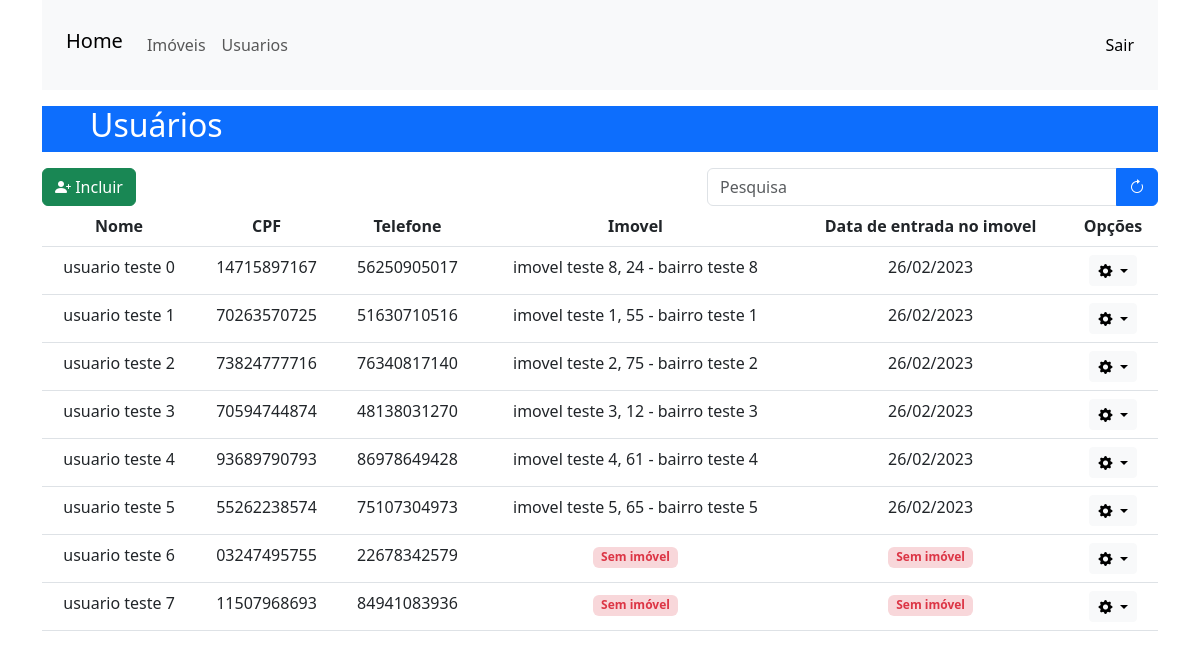
Page /usuario/listar/ (signed in) on the earlier database version.
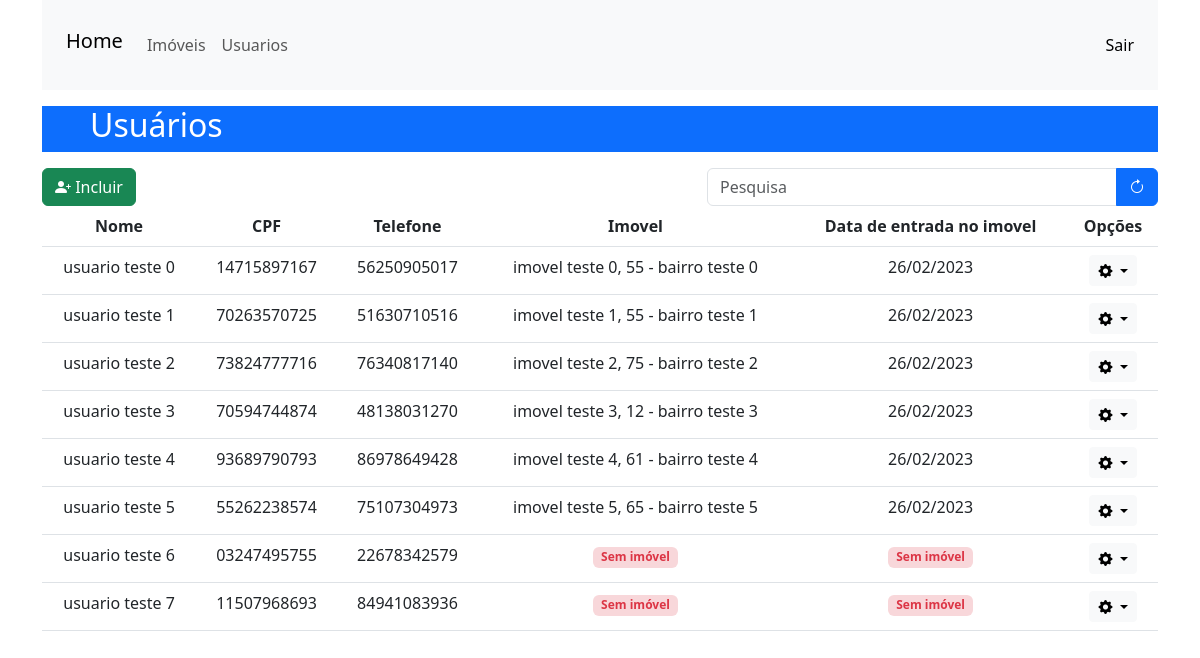
Same page on the later database version.
### usuario/models.py (models this page shows, shortened)
class Perfil(models.Model):
    cpf = models.CharField(max_length=14, null=True)
    nome_completo = models.CharField(max_length=50, null=True)
    telefone = models.CharField(max_length=16, null=True)
    data_entrada_imovel = models.DateField(auto_now_add=True, editable=True, verbose_name="Data de entrada no imovel")
    usuario = models.OneToOneField(User, blank=True, on_delete=models.CASCADE)
    imovel = models.OneToOneField(Imovel, null=True, blank=False, on_delete=models.SET_NULL)

### imobiliaria/models.py (models this page shows, shortened)
class Imovel(models.Model):
    nome = models.CharField(max_length=50, blank=True, verbose_name='Nome do imóvel / vila / condominio')
    cep = models.CharField(max_length=9, blank=True, verbose_name= 'CEP')
    endereco = models.CharField(max_length=100, blank=True, verbose_name= 'Endereço')
    numero = models.CharField(max_length=100, blank=True, verbose_name= 'Numero')
    bairro = models.CharField(max_length=100, blank=True, verbose_name= 'Bairro')
    cidade = models.CharField(max_length=100, blank=True, verbose_name= 'Cidade')
    uf = models.CharField(max_length=2, blank=True, verbose_name= 'UF')
    mensalidade = models.CharField(max_length=10, blank=True, verbose_name='Mensalidade R$')
    vencimento = models.IntegerField(default=10, verbose_name="Dia do vencimento da mensalidade")
    disponibilidade = models.BooleanField(default=True, verbose_name="Disponibilidade")
    def __str__(self) -> str:
        nome = ''
        if self.nome:
            nome = self.nome
        else:
            nome = self.endereco
        return f'{nome}, {self.numero} - {self.bairro}'

### usuario/views.py (the view)
# urls.py: path('listar/', listar_usuarios, name="listarusuarios"),
@login_required
@staff_member_required
def listar_usuarios(request):
    context = {}
    perfis = Perfil.objects.all()
    context['perfis'] = perfis
    if request.method == "GET":
        busca = request.GET.get('busca')
        if busca != None:
            perfis = Perfil.objects.all().filter(nome_completo__contains = busca)
            context['perfis'] = perfis
            return render(request, 'registration/list.html', context)
    try:
        Imovel.objects.get()
        tem_imoveis = True
    except:
        tem_imoveis = False
    context['tem_imoveis'] = tem_imoveis
    return render(request, 'registration/list.html', context)

### core/templates/registration/list.html (shortened to what this page needs)
{% extends 'base.html' %}
{% block content %}
<div class="container">
    <div class="row text-white bg-primary mx-auto my-3">
        <h2 class="ps-5">Usuários</h2>
    </div>
    <div class="row">
        <div class="col-7">
            <a href="{% url 'cadastrarusuario' %}" class="btn btn-success"><i class="bi bi-person-plus-fill"></i> Incluir</a>
        </div>
        <div class="col-5">
            <form method="GET" autocomplete="off">
                <div class="input-group">
                    <input type="text" class="form-control" placeholder="Pesquisa" name="busca">
                    <button class="btn btn-primary"><i class="bi bi-arrow-clockwise"></i></button>
                </div>
            </form>
        </div>
    </div>
    <table class="table table-hover text-center">
        <thead>
            <tr>
                <th scope="col">Nome</th>
                <th scope="col">CPF</th>
                <th scope="col">Telefone</th>
                <th scope="col">Imovel</th>
                <th scope="col">Data de entrada no imovel</th>
                <th scope="col">Opções</th>
            </tr>
        </thead>
        <tbody>
            {% for perfil in perfis %}
            <tr>
                <td>{{perfil.nome_completo}}</td>
                <td>{{perfil.cpf}}</td>
                <td>{{perfil.telefone}}</td>
                {% if perfil.imovel %}
                    <td>{{perfil.imovel}}</td>
                    <td>{{perfil.data_entrada_imovel|date:"d/m/Y"}}</td>
                {% else %}
                    <td><span class="badge bg-danger-subtle text-danger">Sem imóvel</span></td>
                    <td><span class="badge bg-danger-subtle text-danger">Sem imóvel</span></td>
                {% endif %}
                <td>
                    <div class="dropdown">
                        <button type="button" class="btn btn-sm btn-light dropdown-toggle" data-bs-toggle="dropdown">
                            <i class="bi bi-gear-fill"></i>
                        </button>
                    </div>
                </td>
            </tr>
            {% endfor %}
        </tbody>
    </table>
</div>
{% endblock %}

Differences in the rows shown:
changed Perfil "usuario teste 0": imovel "imovel teste 8, 24 - bairro teste 8" → "imovel teste 0, 55 - bairro teste 0"
